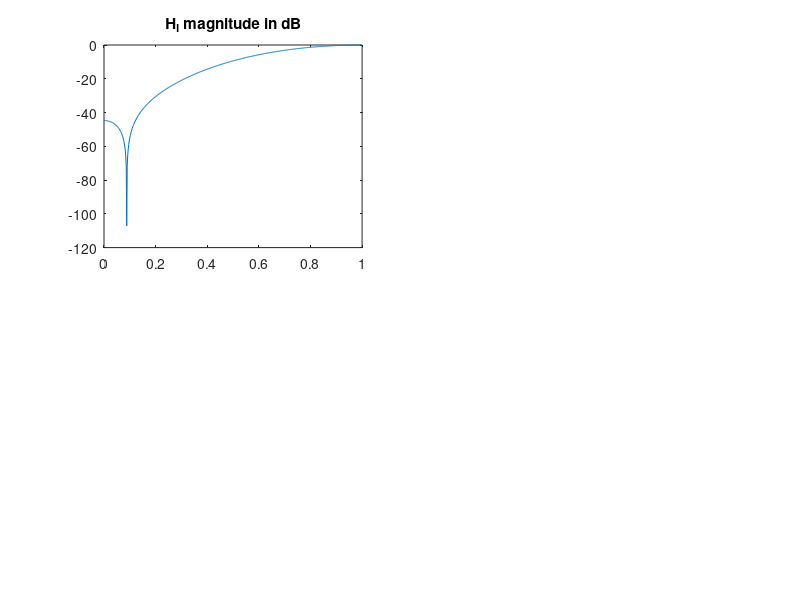

MATLAB code for this plot: (Note: this script raises an error after producing the figure.)
%19:14

%% Exercise 1
h0 = 0.0024; h1 = 0.0363; h2 = -0.2327; h3 = 0.3827;

h = [h0 h1 h2 h3];

% Type 1
hI = [h fliplr(h(1:end-1))];

% Type 2
hII = [h fliplr(h)];

% Type 3
hIII = [h 0 -fliplr(h)];

% Type 4
hIV = [h -fliplr(h)];

%% Exercise 2
[HI w] = freqz(hI,1,linspace(0,pi,512));
HII = freqz(hII,1);
HIII = freqz(hIII,1);
HIV = freqz(hIV,1);

figure(1)

subplot(221)
plot(w/pi,20*log10(abs(HI)/max(abs(HI))))
title('H_I magnitude in dB')
xline(0.12)
xlabel('w/pi')
ylabel('dB')
grid()

subplot(222)
plot(w/pi,20*log10(abs(HII)/max(abs(HII))))
title('H_{II} magnitude in dB')
xline(0.12)
xlabel('w/pi')
ylabel('dB')
grid()

subplot(223)
plot(w/pi,20*log10(abs(HIII)/max(abs(HIII))))
title('H_{III} magnitude in dB')
xline(0.12)
xlabel('w/pi')
ylabel('dB')
grid()

subplot(224)
plot(w/pi,20*log10(abs(HIV)/max(abs(HIV))))
title('H_{IV} magnitude in dB')
xline(0.12)
xlabel('w/pi')
ylabel('dB')
grid()

%% Exercise 3
N = 400;
m = 0:N-1;
x = cos(0.12*pi*m);
Xk = freqz(x,1,w);

y = filter(hI,1,x);

figure(2)
subplot(211)
stem(m,x)
title('Input x[m] plotted vs. m')
xlabel('m')
ylabel('x[m]')
grid()
subplot(212)
stem(m,y)
title('Input y[m] plotted vs. m')
xlabel('m')
ylabel('y[m]')
grid()

%% Exercise 4
wc = 0.12;
delta = 0.1;
O = 200;

[b a] = fir2(O, [0 wc-delta wc+delta 1], [1 0 0 1]);
Hsb = freqz(b,a,w);

figure(3)
plot(w/pi,20*log10(abs(Hsb)/max(abs(Hsb))))
title('Stopbandfilter H_{sb} attenuating x by at least 60dB')
xline(0.12)
yline(-60)
grid()

%% Exercise 5
y2 = filter(b,a,x);

figure(4)
stem(m,y2)
title('Input y2[m] plotted vs. m')
xlabel('m')
ylabel('y2[m]')
grid()

